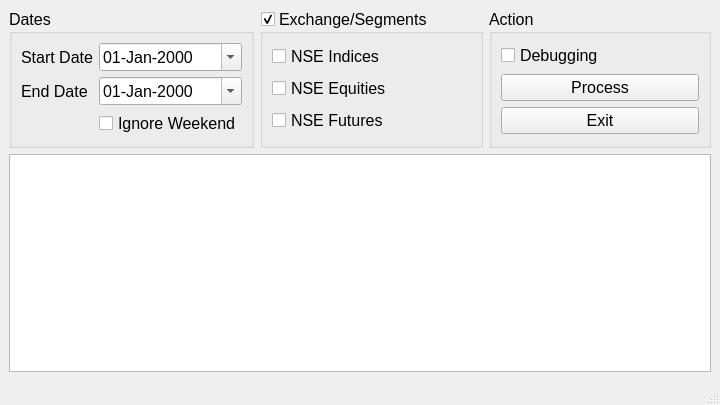
<?xml version="1.0" encoding="UTF-8"?>
<ui version="4.0">
 <class>BoringGorilla</class>
 <widget class="QMainWindow" name="BoringGorilla">
  <property name="geometry">
   <rect>
    <x>0</x>
    <y>0</y>
    <width>720</width>
    <height>405</height>
   </rect>
  </property>
  <property name="font">
   <font>
    <family>Tahoma</family>
    <pointsize>12</pointsize>
   </font>
  </property>
  <property name="windowTitle">
   <string>BoringGorilla</string>
  </property>
  <property name="unifiedTitleAndToolBarOnMac">
   <bool>true</bool>
  </property>
  <widget class="QWidget" name="centralwidget">
   <layout class="QGridLayout" name="gridLayout_4">
    <item row="0" column="0">
     <layout class="QHBoxLayout" name="horizontalLayout">
      <item>
       <widget class="QGroupBox" name="date_group">
        <property name="font">
         <font>
          <family>Tahoma</family>
          <pointsize>12</pointsize>
         </font>
        </property>
        <property name="title">
         <string>Dates</string>
        </property>
        <layout class="QGridLayout" name="gridLayout">
         <item row="0" column="0">
          <widget class="QLabel" name="label">
           <property name="text">
            <string>Start Date</string>
           </property>
          </widget>
         </item>
         <item row="0" column="1">
          <widget class="QDateTimeEdit" name="start_date">
           <property name="mouseTracking">
            <bool>true</bool>
           </property>
           <property name="displayFormat">
            <string>dd-MMM-yyyy</string>
           </property>
           <property name="calendarPopup">
            <bool>true</bool>
           </property>
          </widget>
         </item>
         <item row="1" column="0">
          <widget class="QLabel" name="label_2">
           <property name="text">
            <string>End Date</string>
           </property>
          </widget>
         </item>
         <item row="1" column="1">
          <widget class="QDateTimeEdit" name="end_date">
           <property name="mouseTracking">
            <bool>true</bool>
           </property>
           <property name="displayFormat">
            <string>dd-MMM-yyyy</string>
           </property>
           <property name="calendarPopup">
            <bool>true</bool>
           </property>
          </widget>
         </item>
         <item row="2" column="1">
          <widget class="QCheckBox" name="ignore_weekend">
           <property name="toolTip">
            <string extracomment="check to skip sat/sun"/>
           </property>
           <property name="statusTip">
            <string extracomment="check to skip sat/sun"/>
           </property>
           <property name="text">
            <string>Ignore Weekend</string>
           </property>
          </widget>
         </item>
        </layout>
       </widget>
      </item>
      <item>
       <widget class="QGroupBox" name="segment_group">
        <property name="font">
         <font>
          <family>Tahoma</family>
          <pointsize>12</pointsize>
         </font>
        </property>
        <property name="title">
         <string>Exchange/Segments</string>
        </property>
        <property name="checkable">
         <bool>true</bool>
        </property>
        <layout class="QGridLayout" name="gridLayout_2">
         <item row="0" column="0">
          <widget class="QCheckBox" name="nse_indices">
           <property name="text">
            <string>NSE Indices</string>
           </property>
          </widget>
         </item>
         <item row="1" column="0">
          <widget class="QCheckBox" name="nse_equities">
           <property name="text">
            <string>NSE Equities</string>
           </property>
          </widget>
         </item>
         <item row="2" column="0">
          <widget class="QCheckBox" name="nse_futures">
           <property name="text">
            <string>NSE Futures</string>
           </property>
          </widget>
         </item>
        </layout>
       </widget>
      </item>
      <item>
       <widget class="QGroupBox" name="action_group">
        <property name="font">
         <font>
          <family>Tahoma</family>
          <pointsize>12</pointsize>
         </font>
        </property>
        <property name="title">
         <string>Action</string>
        </property>
        <layout class="QGridLayout" name="gridLayout_3">
         <item row="2" column="0">
          <widget class="QPushButton" name="exit_button">
           <property name="toolTip">
            <string extracomment="exit the program"/>
           </property>
           <property name="statusTip">
            <string extracomment="exit the program"/>
           </property>
           <property name="text">
            <string>Exit</string>
           </property>
           <property name="autoDefault">
            <bool>true</bool>
           </property>
          </widget>
         </item>
         <item row="1" column="0">
          <widget class="QPushButton" name="process_button">
           <property name="toolTip">
            <string extracomment="process the files for checked segments for selected dates"/>
           </property>
           <property name="statusTip">
            <string extracomment="process the files for checked segments for selected dates"/>
           </property>
           <property name="text">
            <string>Process</string>
           </property>
           <property name="autoDefault">
            <bool>true</bool>
           </property>
          </widget>
         </item>
         <item row="0" column="0">
          <widget class="QCheckBox" name="debugging">
           <property name="toolTip">
            <string extracomment="check to skip downloading files"/>
           </property>
           <property name="statusTip">
            <string extracomment="check to skip downloading files"/>
           </property>
           <property name="text">
            <string>Debugging</string>
           </property>
          </widget>
         </item>
        </layout>
       </widget>
      </item>
     </layout>
    </item>
    <item row="1" column="0">
     <widget class="QTextBrowser" name="log_browser">
      <property name="lineWrapMode">
       <enum>QTextEdit::NoWrap</enum>
      </property>
     </widget>
    </item>
   </layout>
  </widget>
  <widget class="QMenuBar" name="menubar">
   <property name="geometry">
    <rect>
     <x>0</x>
     <y>0</y>
     <width>720</width>
     <height>21</height>
    </rect>
   </property>
  </widget>
  <widget class="QStatusBar" name="statusbar"/>
 </widget>
 <tabstops>
  <tabstop>start_date</tabstop>
  <tabstop>end_date</tabstop>
  <tabstop>ignore_weekend</tabstop>
  <tabstop>segment_group</tabstop>
  <tabstop>nse_indices</tabstop>
  <tabstop>nse_equities</tabstop>
  <tabstop>nse_futures</tabstop>
  <tabstop>debugging</tabstop>
  <tabstop>process_button</tabstop>
  <tabstop>exit_button</tabstop>
  <tabstop>log_browser</tabstop>
 </tabstops>
 <resources/>
 <connections>
  <connection>
   <sender>exit_button</sender>
   <signal>clicked()</signal>
   <receiver>BoringGorilla</receiver>
   <slot>close()</slot>
   <hints>
    <hint type="sourcelabel">
     <x>600</x>
     <y>145</y>
    </hint>
    <hint type="destinationlabel">
     <x>350</x>
     <y>200</y>
    </hint>
   </hints>
  </connection>
  <connection>
   <sender>segment_group</sender>
   <signal>toggled(bool)</signal>
   <receiver>nse_indices</receiver>
   <slot>setChecked(bool)</slot>
   <hints>
    <hint type="sourcelabel">
     <x>290</x>
     <y>40</y>
    </hint>
    <hint type="destinationlabel">
     <x>440</x>
     <y>70</y>
    </hint>
   </hints>
  </connection>
  <connection>
   <sender>segment_group</sender>
   <signal>toggled(bool)</signal>
   <receiver>nse_equities</receiver>
   <slot>setChecked(bool)</slot>
   <hints>
    <hint type="sourcelabel">
     <x>320</x>
     <y>40</y>
    </hint>
    <hint type="destinationlabel">
     <x>410</x>
     <y>105</y>
    </hint>
   </hints>
  </connection>
  <connection>
   <sender>segment_group</sender>
   <signal>toggled(bool)</signal>
   <receiver>nse_futures</receiver>
   <slot>setChecked(bool)</slot>
   <hints>
    <hint type="sourcelabel">
     <x>350</x>
     <y>40</y>
    </hint>
    <hint type="destinationlabel">
     <x>380</x>
     <y>140</y>
    </hint>
   </hints>
  </connection>
 </connections>
</ui>
